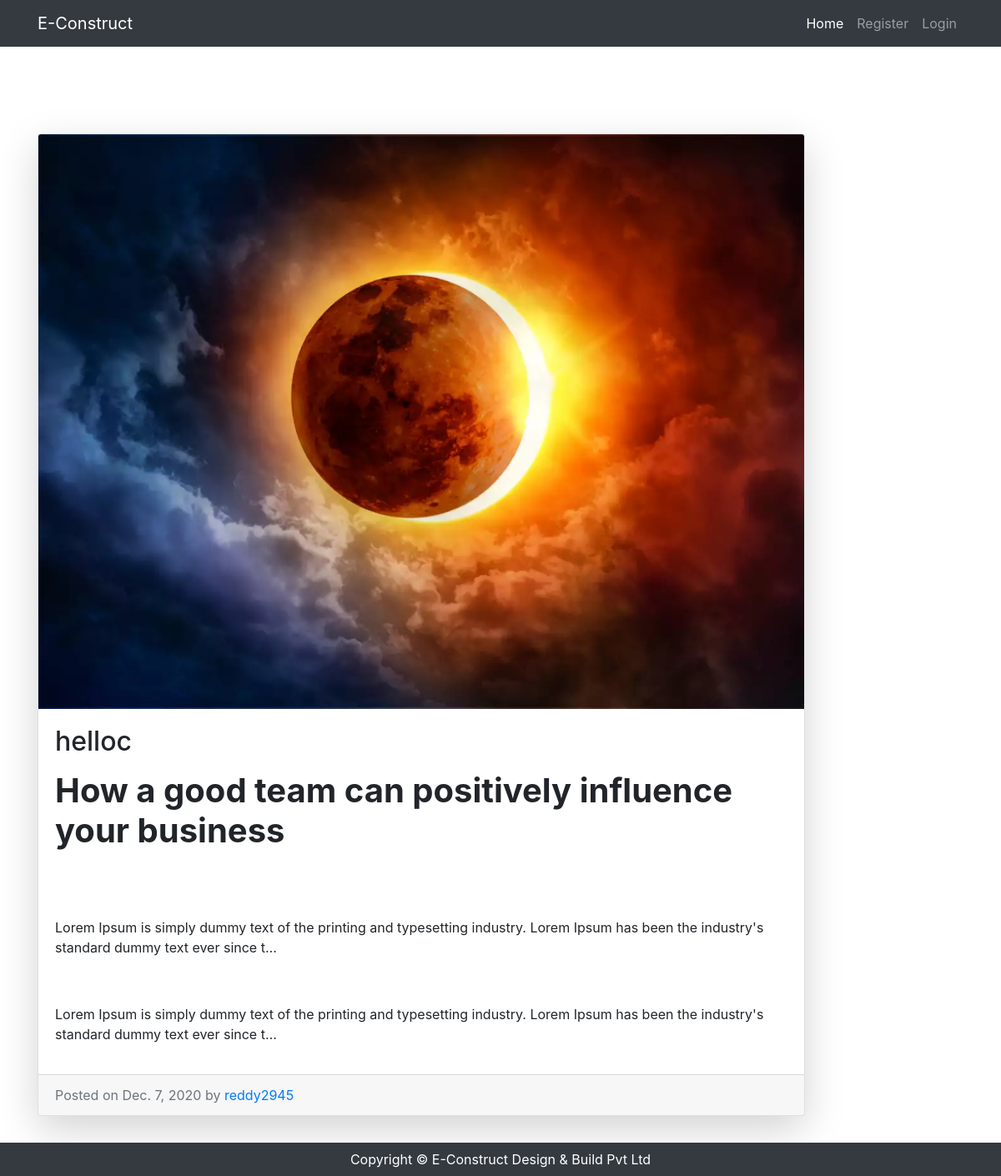
The page /blog_post/19/ on the database its author committed.
### myapp/models.py (models this page shows)
class blog_post(models.Model):
    title = models.CharField(max_length=40)
    text = RichTextField(blank=True, null=True)
    img = models.ImageField(null=True, blank=True,upload_to='images/')
    author = models.ForeignKey(User, on_delete=models.CASCADE)
    date = models.DateField(auto_now_add=True)

### myapp/views.py (the view)
# urls.py: path('blog_post/<int:pk>/', Full_view.as_view(), name= 'full_view'),
class Full_view(DetailView):
    model = blog_post
    template_name = 'myapp/details.html'

### myapp/templates/myapp/details.html
{% extends 'myapp/base.html' %}
{% block content %}
    <div class="col-lg-10 py-5 mt-5">
        <div class="card mb-4 shadow-lg mt-2">
          <img class="card-img-top" src="{{object.img.url}}" alt="Card image cap">
          <div class="card-body">
            <h2 class="card-title">{{object.title}}</h2>
            <p class="card-text">{{object.text | safe | linebreaks}}</p>
          </div>
          <div class="card-footer text-muted">
            Posted on {{object.date}} by
            <a href="#">{{object.author}}</a>
          </div>
        </div>
      </div>
{% endblock %}

### static/css/blog-home.css (style rules this page uses)
body { padding-top: 56px; background-repeat: no-repeat; height: 100vh; width: 100%; background-size: cover; background-image: url(/static/css/tree-736885_960_720.jpg); }

### rows shown on the page
blog_post: img (picture), title "helloc", text "How a good team can positively influence your business Lorem Ipsum is simply dummy text of the printing and typesetting industry. Lorem Ipsum has been the industry's standard dummy text ever since t… Lorem Ipsum is simply dummy text of the printing and typesetting industry. Lorem Ipsum has been the industry's standard dummy text ever since t…", date "Dec. 7, 2020", author "reddy2945"
